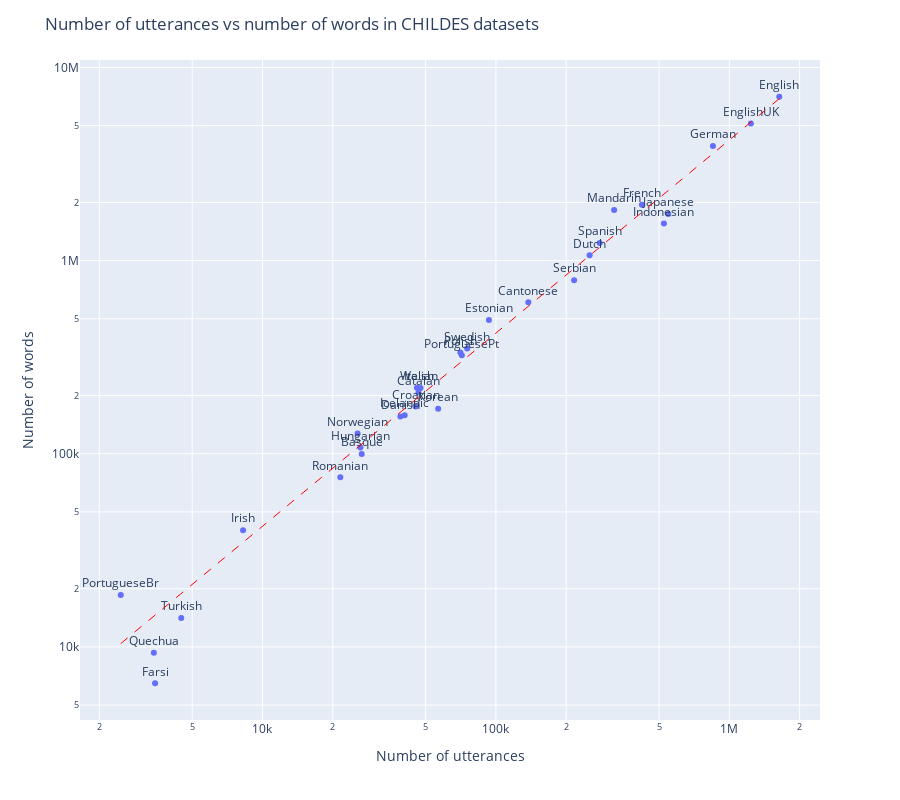

Write notebook code for a chart like this one.
### Markdown cell above
## Dataset Properties

### Code cell
# Plot average utterance length as a red dashed line
gradient = properties['n_words'] / properties['n_utterances']
gradient = gradient.mean()
min_utterances = properties['n_utterances'].min()
max_utterances = properties['n_utterances'].max()

# Plot as interactive plotly plot
fig = px.scatter(properties, x='n_utterances', y='n_words', text=properties.language)
fig.update_traces(textposition='top center')
fig.update_layout(title='Number of utterances vs number of words in CHILDES datasets',
                  xaxis_title='Number of utterances',
                  yaxis_title='Number of words',
                  xaxis_type='log',
                  yaxis_type='log',
                  height=800)
fig.add_shape(type='line',
              x0=min_utterances,
              y0=min_utterances * gradient,
              x1=max_utterances,
              y1=max_utterances * gradient,
              line=dict(color='red', dash='dash', width=1))                  
fig.show()

# Plot as a p9 plot
p = (p9.ggplot(properties.reset_index(), p9.aes(x='n_utterances', y='n_words', label='language'))
     + p9.geom_point()
     + p9.geom_text(size=8, nudge_y=0.1)
     #+ p9.geom_abline(intercept=0, slope=gradient, linetype='dashed', color='red')
     + p9.geom_smooth(method='lm')
     + p9.scale_x_log10()
     + p9.scale_y_log10()
     + p9.theme(figure_size=(12, 8))
     + p9.ggtitle('Number of utterances vs number of words in CHILDES datasets')
     + p9.xlab('Number of utterances')
     + p9.ylab('Number of words')
)

p.show()

### Figure 1 — Plotly figure (JSON) as saved in the notebook; plotly's stock layout.template omitted (floating-point values rounded to 4 significant figures)
{"data": [{"hovertemplate": "n_utterances=%{x}<br>n_words=%{y}<br>language=%{text}<extra></extra>", "legendgroup": "", "marker": {"color": "#636efa", "symbol": "circle"}, "mode": "markers+text", "name": "", "orientation": "v", "showlegend": false, "text": ["English", "EnglishUK", "French", "German", "Spanish", "Dutch", "Mandarin", "Japanese", "Cantonese", "Estonian", "Croatian", "Danish", "Basque", "Hungarian", "Turkish", "Farsi", "Icelandic", "Indonesian", "Irish", "Welsh", "Korean", "Swedish", "Norwegian", "Quechua", "Catalan", "Italian", "PortuguesePt", "PortugueseBr", "Romanian", "Serbian", "Polish"], "textposition": "top center", "type": "scatter", "x": [1635797, 1236211, 422133, 850297, 278372, 251938, 320902, 547215, 137673, 93343, 45288, 38976, 26614, 26272, 4487, 3467, 40657, 524525, 8256, 45871, 56576, 75299, 25547, 3425, 46588, 47542, 71444, 2471, 21550, 216266, 70412], "xaxis": "x", "y": [7054084, 5128944, 1949028, 3922001, 1235144, 1064685, 1826026, 1741831, 608834, 492859, 175837, 155789, 99639, 107615, 14125, 6485, 158522, 1558119, 40221, 219715, 171073, 350777, 127150, 9336, 207517, 219361, 323420, 18550, 75540, 791663, 334483], "yaxis": "y"}], "layout": {"height": 800, "legend": {"tracegroupgap": 0}, "margin": {"t": 60}, "shapes": [{"line": {"color": "red", "dash": "dash", "width": 1}, "type": "line", "x0": 2471, "x1": 1635797, "y0": 10410.0, "y1": 6892000.0}], "title": {"text": "Number of utterances vs number of words in CHILDES datasets"}, "xaxis": {"anchor": "y", "domain": [0, 1], "title": {"text": "Number of utterances"}, "type": "log"}, "yaxis": {"anchor": "x", "domain": [0, 1], "title": {"text": "Number of words"}, "type": "log"}}}
